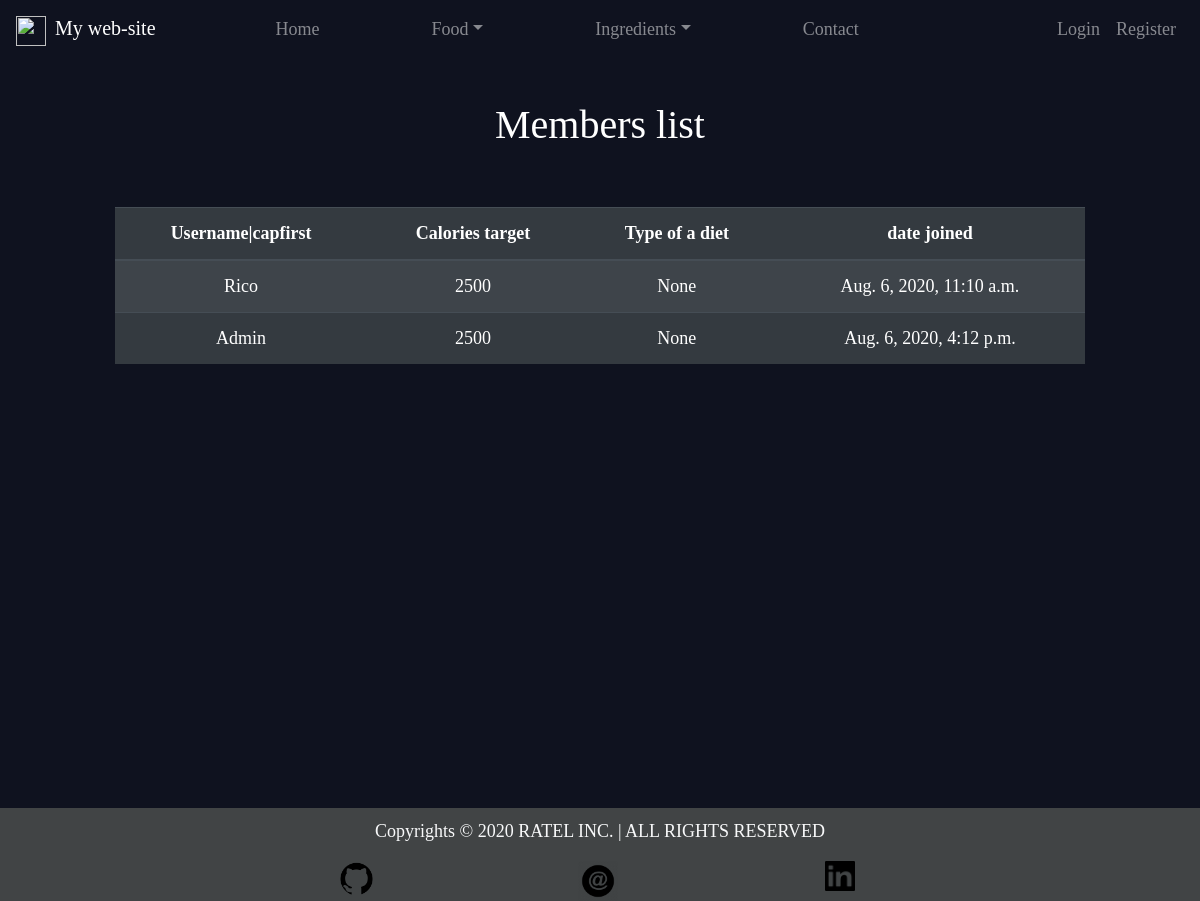
/profile/profile_table/, run on the app's committed database.
### Account/models.py (models this page shows, shortened)
class Profile(AbstractBaseUser):
	email 					= models.EmailField(verbose_name="email", max_length=60, unique=True)
	username 				= models.CharField(verbose_name="username", max_length=30, unique=True)
	calories_plan			= models.IntegerField(default=2500, )
	diet_type               = models.CharField(max_length=2, default="5", choices=DIET_TYPE_CHOICES)
	is_admin				= models.BooleanField(default=False)
	is_active				= models.BooleanField(default=True)
	is_staff				= models.BooleanField(default=False)
	is_superuser			= models.BooleanField(default=False)
	date_joined				= models.DateTimeField(verbose_name='date joined', auto_now_add=True)
	last_login				= models.DateTimeField(verbose_name='last login', auto_now=True)
	USERNAME_FIELD = "username"
	REQUIRED_FIELDS = ["email"]
	objects = MyAccountManager()
	class Meta:
		ordering = ["id"]

### Account/views.py (the view)
# urls.py: path("profile_table/", ProfilesListView.as_view(), name="prof_table"),
class ProfilesListView(ListView, SuccessMessageMixin):
	template_name = "Account/profile_list.html"
	model = Profile
	paginate_by = 10
	context_object_name = "objects"

### Templates/Account/profile_list.html (shortened to what this page needs)
{% extends 'main.html' %}
{% block content %}
	<h1 id="title">Members list </h1>
	<table class="table table-striped table-dark">
		<thead>
			<tr>
				<th scope="col">Username|capfirst</th>
				<th scope="col">Calories target</th>
				<th scope="col">Type of a diet</th>
				<th scope="col">date joined</th>
			</tr>
		</thead>
		<tbody>
			{% for profile in objects %}
				<tr>
					<td>
						<a class="hyperlink-off" href="{% url 'profile:user_diet' profile.username %}">
							{{profile.username|capfirst}}
						</a>
					</td>
					<td>{{profile.calories_plan}}</td>
					<td>{{profile.get_diet_type_display}}</td>
					<td>{{profile.date_joined}}</td>
				</tr>
			{% endfor %}
		</tbody>
	</table>
{% endblock %}

### files/style.css (style rules this page uses)
body { background-color: #0f121f; font-family: Ubuntu; color: #fff; font-size:large; text-align: center; }
#title { padding-bottom: 50px; }
.hyperlink-off, .hyperlink-off:hover { text-decoration: none; font-family: Ubuntu; color: #fff; }

### data on the page
Profile: username "Rico", calories_plan "2500", diet_type "None", date_joined "Aug. 6, 2020, 11:10 a.m."
Profile: username "Admin", calories_plan "2500", diet_type "None", date_joined "Aug. 6, 2020, 4:12 p.m."
